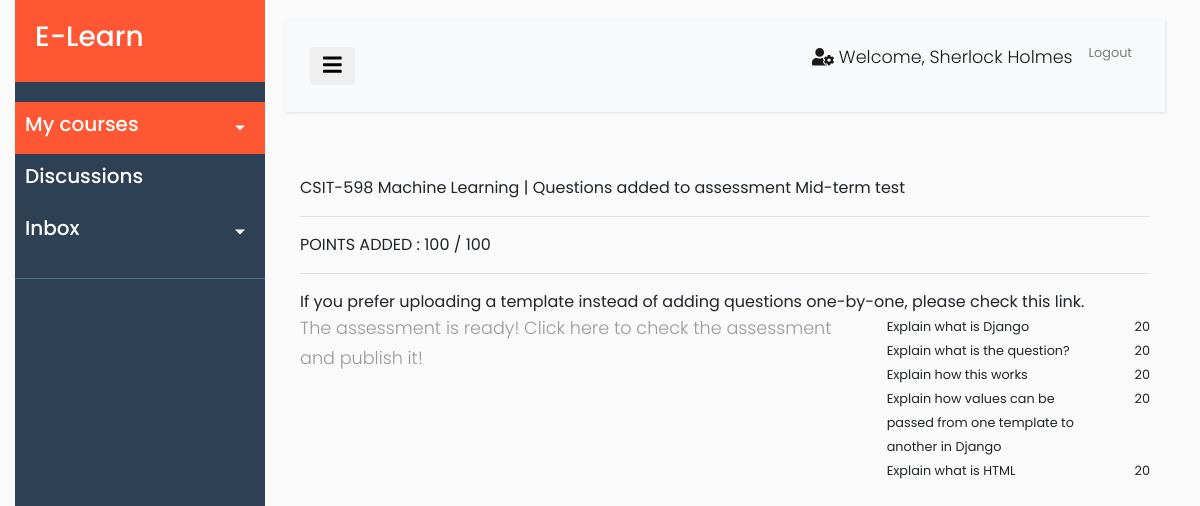
The app's page /addquestions/6 (signed in) with its own data.
### ELearn/models.py (models this page shows, shortened)
class Assessment(models.Model):
    assess_id = models.AutoField(primary_key=True)
    assess_name = models.CharField("Assessment Name", max_length=255, blank=False, null=False)
    assess_points = models.IntegerField("Assessment Points", blank=False, null=False, default=100)
    assess_time_limit = models.IntegerField("Time limit (mins.)", default=120, blank=False)
    course = models.ForeignKey(Course, on_delete=models.CASCADE)
    module = models.CharField("Module ID", max_length=255)
    is_published = models.BooleanField("Published", default=False)

class Course(models.Model):
    course_id = models.CharField("Course ID", max_length=255, blank=False, null=False, unique=True)
    course_name = models.CharField("Course Name", max_length=255, blank=False, null=False, unique=True)
    course_desc = models.TextField("Course Description", blank=True)
    instructor = models.ForeignKey(User, db_column="user", null=True, on_delete=models.SET_NULL)
    days = models.CharField("Day", max_length=255)
    timing = models.CharField("Timing", max_length=255)
    mode = models.CharField("Instruction Mode", max_length=255)

class Question(models.Model):
    question_id = models.AutoField(primary_key=True)
    question_text = models.CharField("Question", max_length=1000, blank=False, null=False)
    answer_text = models.CharField("Answer", blank=True, max_length=1000)
    question_type = models.CharField("Question Type", max_length=30,
        choices=[('FI','Fill-in'),('MCQ','Multiple Choice Question')]
    )
    question_points = models.IntegerField("Points", blank=False, default=0, null=False)
    option_a = models.CharField("Option A", max_length=450, blank=True)
    option_b = models.CharField("Option B", max_length=450, blank=True)
    option_c = models.CharField("Option C", max_length=450, blank=True)
    option_d = models.CharField("Option D", max_length=450, blank=True)
    assessment = models.ForeignKey(Assessment, on_delete=models.CASCADE)

### ELearn/views.py (the view, shortened to what this page needs)
# urls.py: path("addquestions/<str:assess_id>", views.add_questions , name='addquestions'),
def add_questions(request, assess_id):
	add_question_form = CreateQuestions()
	assessment = Assessment.objects.get(assess_id = assess_id)
	questions_added = Question.objects.filter(assessment = assessment)
	points_added = questions_added.aggregate(Sum('question_points'))
	return render(request, "ELearn/add_questions.html", {"form" : add_question_form, "assessment":assessment, "questions_added":questions_added, "points_added":points_added})

### ELearn/context_processors.py (called while the page is built)
def get_courses(request):
    course_list = []
    if request.user.is_authenticated:
        current_user = request.user
        course_list = Course.objects.filter(instructor=current_user)
    return{
        'CURRENT_USER_COURSES' : course_list,
    }

### ELearn/templates/ELearn/add_questions.html (shortened to what this page needs)
{% extends "ELearn/layout.html" %}
{% load crispy_forms_tags %}
{% load widget_tweaks %}
{% block content %}
<div class="container-fluid">
    <div class="row">
        <div class="col">
            {{ assessment.course.course_id }} {{ assessment.course.course_name }} | Questions added to assessment {{ assessment.assess_name }}
            <hr/>
            POINTS ADDED : {{ points_added.question_points__sum }} / {{ assessment.assess_points }}
            <hr/>
        </div>
    </div>
    <div class="row">
        <div class="col">
            If you prefer uploading a template instead of adding questions one-by-one, please check
            <a href="{% url 'uploadquestions' assess_id=assessment.assess_id %}">this</a> link.
        </div>
    </div>
    <div class="row">
        <div class="col-8">
            {% if points_added.question_points__sum >= assessment.assess_points %}
                <div class="row">
                    <div class="col">
                        <p>The assessment is ready! Click <a href="{% url 'assessmenthome' module_id=assessment.module %}">here</a> to check the assessment and publish it!</p>
                    </div>
                </div>
                <br/>
            {% endif %}
        </div>
        <div class="col-4">
            {% for question_added in questions_added %}
            <div class="row">
                <div class="col-10">
                    <small>{{ question_added.question_text }} </small>
                </div>
                <div class="col-2 text-right">
                    <small>{{ question_added.question_points }}</small>
                </div>
            </div>
            {% endfor %}
        </div>
    </div>
</div>
{% endblock %}

### ELearn/templates/ELearn/layout.html (shortened to what this page needs)
<!DOCTYPE html>
<html>
<head>
    {% load static %}
    <link rel="stylesheet" href="https://stackpath.bootstrapcdn.com/bootstrap/4.1.0/css/bootstrap.min.css">
    <link rel="stylesheet" type="text/css" href="{% static 'ELearn/ELearn_Styles.css' %}">
</head>
<body>
    {% if user.is_authenticated %}
    <div class="container-fluid">
        <div class="wrapper">
            <nav id="sidebar">
                <div class="sidebar-header">
                    <a href="{% url 'home' %}">
                        <h3>E-Learn</h3>
                    </a>
                </div>
                <ul class="list-unstyled components">
                    <li class="active">
                        <a href="#homeSubmenu" data-toggle="collapse" aria-expanded="false" class="dropdown-toggle" title="Courses">
                            <div id="sidebar-components">
                                <h5>My courses</h5>
                            </div>
                        </a>
                    </li>
                    <li>
                        <div id="sidebar-components">
                            <a href="#" title="Discussions">
                                <h5>Discussions</h5>
                            </a>
                        </div>
                    </li>
                    <li>
                        <div id="sidebar-components">
                            <a href="#pageSubmenu" data-toggle="collapse" aria-expanded="false" class="dropdown-toggle" title="Inbox">
                                <div id="sidebar-components">
                                    <h5>Inbox</h5>
                                </div>
                            </a>
                        </div>
                    </li>
                </ul>
            </nav>
            <div id="content">
                <nav class="navbar navbar-expand-lg navbar-light bg-light">
                    <div class="container-fluid">
                        <button type="button" id="sidebarCollapse" class="btn">
                            <i class="fas fa-bars fa-lg"></i>
                        </button>
                        <div class="collapse navbar-collapse" id="navbarSupportedContent">
                            <ul class="nav navbar-nav ml-auto">
                                <li class="nav-item active">
                                    <p class="nav-link"><i class='fas fa-user-cog user-icon'></i> Welcome, {{ user.first_name }} {{ user.last_name }}</p>
                                </li>
                                <li class="nav-item active">
                                    <small><a class="nav-link" href="{% url 'logout' %}">Logout</a></small>
                                </li>
                            </ul>
                        </div>
                    </div>
                </nav>
                <br/>
                {% block content %}
                {% endblock %}
            </div>
        </div>
    </div>
    {% else %}
        <meta http-equiv="refresh" content="0; URL='login'" />
    {% endif %}
</body>
</html>

### ELearn/static/ELearn/ELearn_Styles.css (style rules this page uses)
body { font-family: 'Poppins', sans-serif; background: #fafafa; }
p { font-family: 'Poppins', sans-serif; font-size: 1.1em; font-weight: 300; line-height: 1.7em; color: #999; }
a, a:hover, a:focus { color: inherit; text-decoration: none; transition: all 0.3s; }
.navbar { padding: 15px 10px; background: #fff; border: none; border-radius: 0; margin-bottom: 40px; box-shadow: 1px 1px 3px rgba(0, 0, 0, 0.1); }
.wrapper { display: flex; align-items: stretch; }
#sidebar { min-width: 250px; max-width: 250px; background: #2E4053; color: #fff; transition: all 0.3s; }
#sidebar ul li a { text-align: left; }
#sidebar .sidebar-header { padding: 20px; background: #FF5733; }
#sidebar ul.components { padding: 20px 0; border-bottom: 1px solid #47748b; }
#sidebar ul li a { padding: 10px; font-size: 1.1em; display: block; }
#sidebar ul li.active>a, a[aria-expanded="true"] { color: #fff; background: #FF5733; }
a[data-toggle="collapse"] { position: relative; }
.dropdown-toggle::after { display: block; position: absolute; top: 50%; right: 20px; transform: translateY(-50%); }
#content { width: 100%; padding: 20px; min-height: 100vh; transition: all 0.3s; }

### records on screen
Assessment: course.course_id "CSIT-598", course.course_name "Machine Learning", assess_name "Mid-term test", assess_points "100"
Question: question_text "Explain what is Django", question_points "20"
Question: question_text "Explain what is the question?", question_points "20"
Question: question_text "Explain how this works", question_points "20"
Question: question_text "Explain how values can be passed from one template to another in Django", question_points "20"
Question: question_text "Explain what is HTML", question_points "20"

### other values on screen
{{ user.first_name }} "Sherlock"
{{ user.last_name }} "Holmes"
{{ points_added.question_points__sum }} "100"
